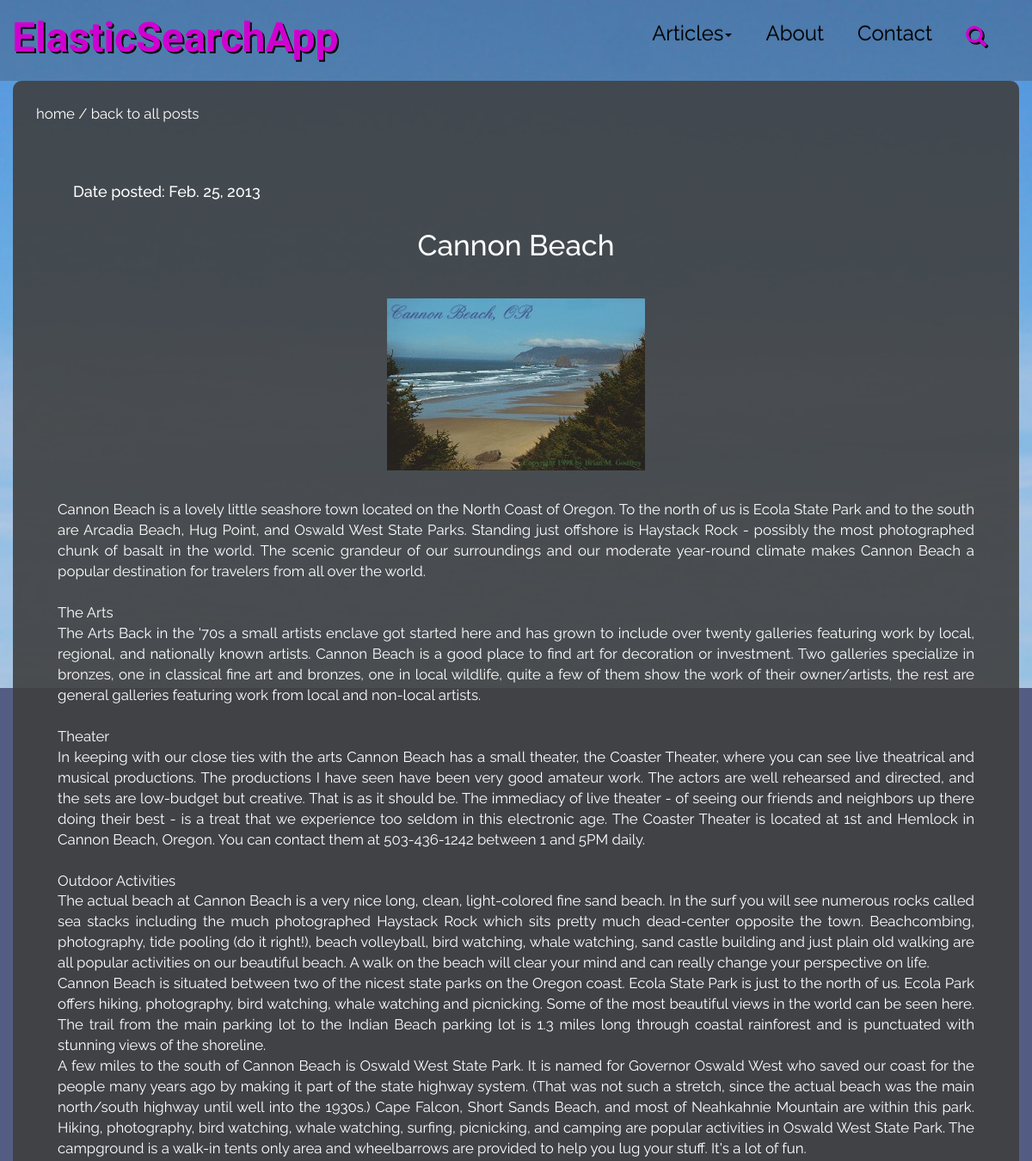
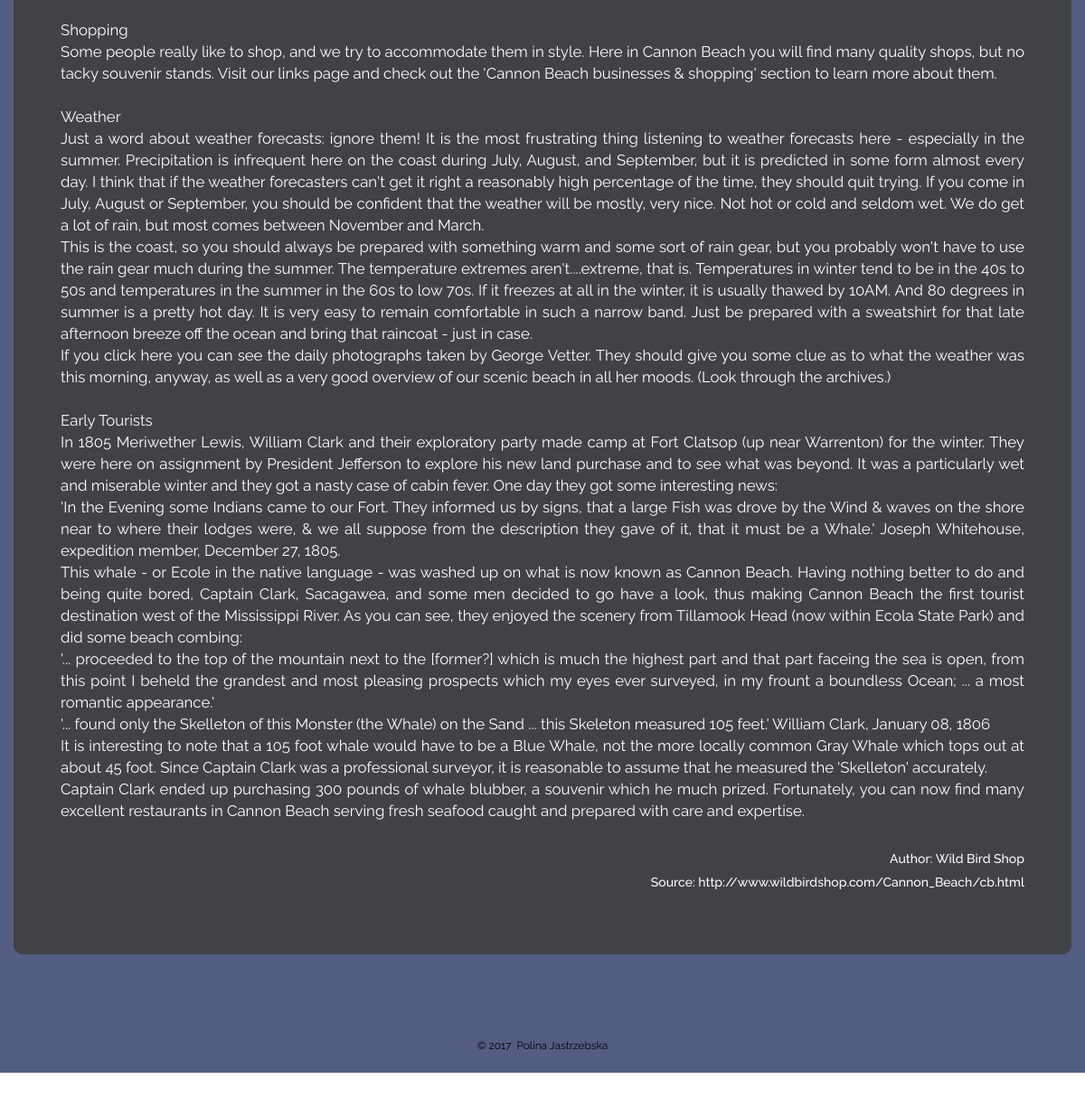
The page /texts/cannon-beach/ on the database its author committed (2 pictures, top to bottom).
### searchapp/models.py (models this page shows, shortened)
class Article(models.Model):
    title = models.CharField(max_length=255, default='', null=True)
    body = models.TextField(max_length=100000, default='', null=True)
    date = models.DateField(blank=False, null=False)
    author = models.CharField(max_length=255, default='', null=True)
    source = models.CharField(max_length=255, default='', null=True)
    img = models.FileField(upload_to=upload_image, default='', blank=True, null=True)
    slug = models.SlugField(max_length=200, default='', unique=True)
    CATEGORY_CHOICES = (
        ('blog posts', 'blog posts'),
        ('articles', 'articles'),
        ('poems', 'poems')
    )
    category = models.FileField(max_length=50, choices=CATEGORY_CHOICES, default='', blank=True)

### searchapp/views.py (the view)
# urls.py: url(r'^texts/(?P<article_name_slug>[-\w]+)/$', page_views.article, name='article'),
def article(request, article_name_slug):
    context_dict = {}
    if request.GET.get("category"):
        return HttpResponseRedirect('/index?category={}'.format((request.GET["category"]).lower()))
    try:
        articles = Article.objects.get(slug=article_name_slug)
        context_dict['articles'] = articles
    except Article.DoesNotExist:
        messages.error(request, "Oops! There is no such article in the database.")
    return render(request, 'searchapp/article.html', context_dict)

### searchapp/templates/searchapp/article.html (shortened to what this page needs)
{% extends 'searchapp/base.html' %}
{% load static %}
{% block content %}
<div class="container" id="textspace">
  <div class="row">
    <div class="col-md-12">
      <a href="{% url 'start' %}">home</a>&nbsp;/&nbsp;<a href="{% url 'index' %}">back to all posts</a>
      {% if articles %}
      <div class="article-container">
      <h4>Date posted:&nbsp;{{ articles.date }}</h4>
      <h2>{{ articles.title }}</h2>
      {% if articles.img %}
      <img class="article-img" src="/media/{{ articles.img.url }}" alt="Article image"/>
      {% endif %}
      <p>{{ articles.body|safe }}</p>
      {% if articles.author %}
        <h5>Author:&nbsp;{{ articles.author }}</h5>
      {% endif %}
      {% if articles.source %}
        <h5>Source:&nbsp;<a href="{{ articles.source }}" target="_blank">{{ articles.source }}</a></h5>
      {% endif %}
      </div>
      {% endif %}
    </div>
  </div>
</div>
{% endblock %}

### rows shown on the page
Article: date "Feb. 25, 2013", title "Cannon Beach", img (picture), body "Cannon Beach is a lovely little seashore town located on the North Coast of Oregon. To the north of us is Ecola State Park and to the south are Arcadia Beach, Hug Point, and Oswald West State Parks. Standing just offshore is Haystack Rock - possibly the most photographed chunk of basalt in the world. The scenic grandeur of our surroundings and our moderate year-round climate makes Cannon Beach a popular destination for travelers from all over the world. The Arts The Arts Back in the '70s a small artists enclave got started here and has grown to include over twenty galleries featuring work by local, regional, and nationally known artists. Cannon Beach is a good place to find art for…", author "Wild Bird Shop", source "http://www.wildbirdshop.com/Cannon_Beach/cb.html"
